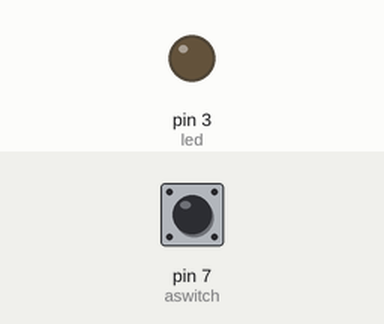
Simulated run of this sketch. Board: Arduino Uno, built with avr-gcc and run on an emulated ATmega328P. Shown: output pins drawn as LEDs (lit = HIGH). Inputs (shaded band) come from the test bench; at power-on: pin 7 (aswitch) HIGH.

Above: at 1.2 s.
1.3 s: pin 7 (aswitch) pulled LOW for 0.15 s
At 1.37 s:
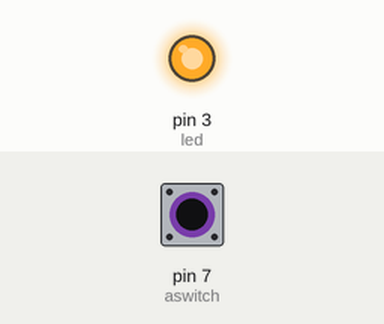
2.9 s: pin 7 (aswitch) pulled LOW for 3.2 s
At 6.7 s:
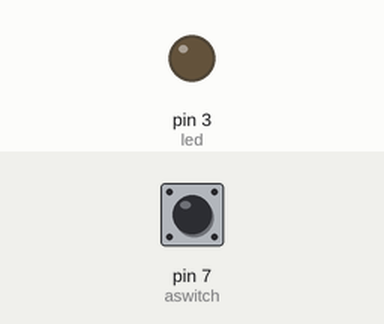
Timing chart, 0 to 8.2 s (numbered marks = the images above; inputs shaded):
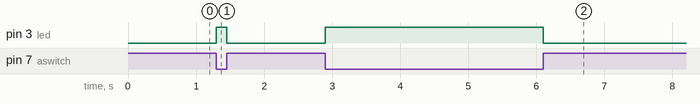

The sketch:

Controlling_a_LED.ino
```cpp
//operate a single LED using a switch
const int led = 3;
const int aswitch = 7; //switch was a keyword
//all pins are GPIU pins can be used as both input as well as output pins


void setup() {
  pinMode(led,OUTPUT); //case sensitive arduino programming
  pinMode(aswitch,INPUT);
}

void loop() { //can it be here digitalRead(aswitch)==LOW??? Yes
  if(digitalRead(aswitch)==0){ //sensors have activated logic 0 deactivated then logic 0
    digitalWrite(led,HIGH); //pin and logic that we want to apply
  }
  else{
    digitalWrite(led,LOW);
  }
}
```

Measured:
- after the input at 1.3 s, pin 3 (led): LOW → HIGH at once, → LOW 0.15 s later
- after the input at 2.9 s, pin 3 (led): LOW → HIGH at once, → LOW 3.2 s later
